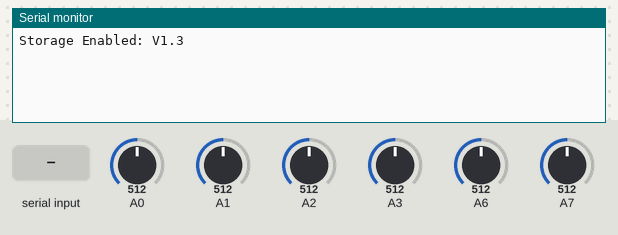
Simulated run of this sketch. Board: Arduino Uno, built with avr-gcc and run on an emulated ATmega328P. Shown: the last lines printed to the serial monitor. The inputs (shaded band) are chosen by the test bench; at power-on: A0 = 512, A1 = 512, A2 = 512, A3 = 512, A6 = 512, A7 = 512. Storage starts empty.

Above: at 2.2 s.
2.3 s: "S90\n" received over Serial
At 4.9 s:
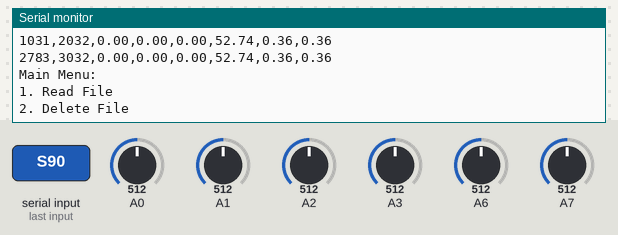
5.2 s: "1" received over Serial
At 5.8 s:
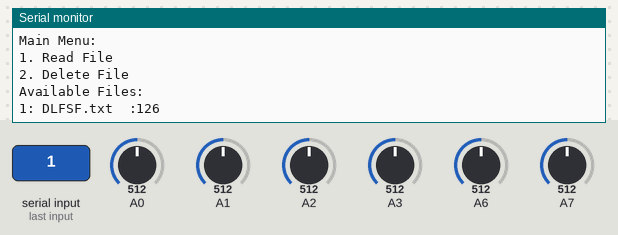
6.7 s: "90,45\n" received over Serial
At 7.3 s:
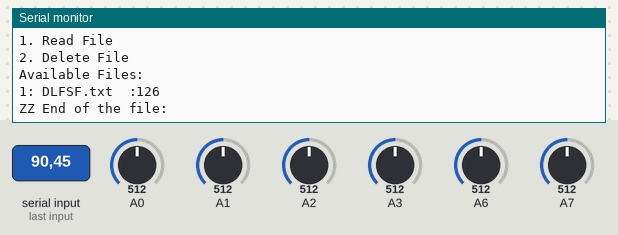

The sketch:

DL_RAW.ino
```cpp
//Data Logger code, Version 1
//Written by: Satish Mesha
//Micro-controller: ATmega328P U-TH
//Hardware: Datalogger ver 1.0 (supplied by MESHA)
#include "DL_RAW.h"  //library file for global variable declaration
#include <SPI.h>
#include <SD.h>

File myFile;
File root;
File entry;

unsigned long last_ts;
unsigned long curr_ts;
bool trf_status = false;
int fileCount = 0;

void setup() {
  // put your setup code here, to run once:
  // Setup Serial connection
  Serial.begin(115200);

  dataString.reserve(80);

  // SD CARD
  while (!SD.begin(14000000, 10)) {
    Serial.println(F("Waiting for SD card initialization"));
    delay(1000);
  }

  Serial.println(F("Storage Enabled: V1.3"));

  //open file and write header
  while (!myFile) {
    myFile = SD.open(file_name, FILE_WRITE);
  }

  myFile.println(header_name_file);
  myFile.close();

  delay(1000);
  last_ts = millis();
}

void loop() {

  if (trf_status) { // Device is in file transfer mode
    enter_file_transfer();
  } else {
    data_acq();
  }

  // Check if there is any data from the serial interface
  if (Serial.available() > 0) {
    if (Serial.read() == 'S') {
      trf_status = true;
      enter_file_transfer();
    }
  }
}

void data_acq(){
  curr_ts = millis();
  while ((millis() - last_ts) < 1000) {
    delay(2);
  }
  last_ts = millis();


          for (int i = 0; i < AVG_WINDOW; i++) {
  for (int j = 0; j < 6; j++) {
    channels[j] += analogRead(A0 + j + (j > 3 ? 2 : 0));
  }
}
          for (int i = 0; i < 6; i++)
          {
            channels[i] /= AVG_WINDOW;
          }

          channels[0] -= channels[1];
          channels[1] -= channels[2];
          channels[2] -= channels[3];
          dataString = String(curr_ts) + "," + String(last_ts);

          for (int i = 0; i < 4; i++)
          {
            dataString += "," + String(channels[i] * scaleFactors[i]);
          }

          dataString += ",";
          dataString += String((channels[4] - offset_channel_4) * scaleFactors[4]);
          dataString += ",";
          dataString += String((channels[5] - offset_channel_5) * scaleFactors[5]);
          write_data_file(dataString);
          for (int i = 0; i < 6; i++)
  {
    channels[i] = 0;
  }
  /*

  for (int i = 0; i < AVG_WINDOW; i++) {
    channel_0 = channel_0 + analogRead(A0);  // From hardware, BAT1
    channel_1 = channel_1 + analogRead(A1);
    channel_2 = channel_2 + analogRead(A2);
    channel_3 = channel_3 + analogRead(A3);
    channel_4 = channel_4 + analogRead(A6);
    channel_5 = channel_5 + analogRead(A7);
  }
  channel_0 = channel_0 / AVG_WINDOW;
  channel_1 = channel_1 / AVG_WINDOW;
  channel_2 = channel_2 / AVG_WINDOW;
  channel_3 = channel_3 / AVG_WINDOW;
  channel_4 = channel_4 / AVG_WINDOW;
  channel_5 = channel_5 / AVG_WINDOW;

  channel_0 = channel_0 - channel_1;
  channel_1 = channel_1 - channel_2;
  channel_2 = channel_2 - channel_3;

  dataString = String(curr_ts);
  dataString += ",";
  dataString += String(last_ts);
  dataString += ",";
  dataString += String(channel_0 * channel_0_SF);
  dataString += ",";
  dataString += String(channel_1 * channel_1_SF);
  dataString += ",";
  dataString += String(channel_2 * channel_2_SF);
  dataString += ",";
  dataString += String(channel_3 * channel_3_SF);
  dataString += ",";
  dataString += String((channel_4 - offset_channel_4) * channel_4_SF);
  dataString += ",";
  dataString += String((channel_5 - offset_channel_5) * channel_5_SF);


  write_data_file(dataString);

  channel_0 = 0;
  channel_1 = 0;
  channel_2 = 0;
  channel_3 = 0;
  channel_4 = 0;
  channel_5 = 0;
  */
}

//write calibrated data into file
void write_data_file(String& dataString) {
  Serial.println(dataString);
  myFile = SD.open(file_name, FILE_WRITE);

  //if file is open write into the file
  if (myFile) {
    myFile.println(dataString);  //write into file
    // myFile.flush();
    myFile.close();              //close file
  }
}

/****** Functions to manage file transfer when BT is connected ******/
void enter_file_transfer() {
  char in1, in2;
  Serial.println("Main Menu:");
  Serial.println("1. Read File");
  Serial.println("2. Delete File");

  do {
    while (!Serial.available()) {
    }

    in1 = Serial.read();
    if (in1 == 'X') {
      trf_status = false;
      return;
    }
  } while (!((in1 == '1') || (in1 == '2')));

  listAndReadFiles();

  do {
    while (!Serial.available()) {
    }

    in2 = Serial.read();
    if (in2 == 'X') {
      trf_status = false;
      return;
    }
    in2 = in2 - '0';
  } while (in2 > fileCount);

  switch (in1) {
    case '1':
      // selectFileToRead();
      readFile(int(in2));
      break;
    case '2':
      deleteFile(int(in2));
      break;
  }
}

void listAndReadFiles() {
  root = SD.open("/");
  fileCount = 0;
  Serial.println("Available Files:");

  while (true) {
    entry = root.openNextFile();
    if (!entry) {
      // no more files
      break;
    }

    fileCount++;
    Serial.print(fileCount);
    Serial.print(": ");
    Serial.print(entry.name());
    Serial.print("  :");
    Serial.println(entry.size());
    entry.close();
  }

  root.close();
}

void readFile(int fileNumber) {
  // int byteCount=0;
  root = SD.open("/");
  int currentFile = 0;

  while (true) {
    entry = root.openNextFile();
    if (!entry) {
      // no more files
      break;
    }
    currentFile++;
    if (currentFile == fileNumber) {
      Serial.print("AA " + String(entry.size()) + " Reading file: ");
      Serial.println(entry.name());

      while (entry.available()) {
        char data = entry.read();// Change to int if not works
        Serial.print(data);
        // delayMicroseconds(100);
        // byteCount++;
        // wdt_reset();// Add a 2-microsecond delay after each byte
        // Check for a specific value (e.g., 225)
      }
      // entry.close();
      // break;
    }
    entry.close();
  }

  root.close();
  Serial.println("ZZ End of the file: ");
  delay(2000);
}

void deleteFile(int fileNumber) {

  root = SD.open("/");
  int currentFile = 0;

  while (true) {
    entry = root.openNextFile();
    if (!entry) {
      // no more files
      break;
    }
    currentFile++;
    if (currentFile == fileNumber) {
      String fileName = entry.name();
      Serial.print("Deleting file: ");
      Serial.println(fileName);
      entry.close();
      root.close();
      SD.remove(fileName);
      break;
    }
    else {
      entry.close();
    }
  }
  if (root) root.close();
  // root = SD.open("/"); // Reopen the root directory after file deletion
}
```

DL_RAW.h
```cpp
//Data Logger code, Version 1
//Written by: Vishww NM
//Date      : 25 Dec 2024
//Micro-controller: Arduino Uno
//Hardware: Datalogger ver 1.0

//This header file declares the global variables

//define header file name (should be same as that of file name saved)
// String header_name = "DL_RAW.h";

//this below definition avoids adding header file twice
#ifndef header_name
#define header_name

#define AVG_WINDOW 1024
/*
// Variables that hold the analog values
float channel_0 = 0;
float channel_1 = 0;
float channel_2 = 0;
float channel_3 = 0;
float channel_4 = 0;
float channel_5 = 0;*/
float channels[6] = {0};

const String file_name = "DLFSF.txt"; //File name to store the data
const String header_name_file = "TS1, TS2, BAT1, BAT2, BAT3, BAT4, I1, I2"; // header
const String err_string = "Error opening file: ";

String dataString;
/*
float channel_0_SF  = 0.103; //Channel 0 SCALE factor
float channel_1_SF  = 0.103; //Channel 1 SCALE factor
float channel_2_SF  = 0.103; //Channel 2 SCALE factor
float channel_3_SF  = 0.103; //Channel 3 SCALE factor
float channel_4_SF  = 0.36; //Channel 4 SCALE factor
float channel_5_SF  = 0.36; //Channel 5 SCALE factor
  */
  float scaleFactors[6] = {0.103, 0.103, 0.103, 0.103, 0.36, 0.36};

float offset_channel_4 = 511; //offset value for current sensor in channel 4
float offset_channel_5 = 511; //offset value for current sensor in channel 4
#endif //close ifndef
```

Measured:
- after the input at 2.3 s, the serial monitor: prints a new line after 1.5 s (image 1)
- after the input at 5.2 s, the serial monitor: prints a new line at once (image 2)
- after the input at 6.7 s, the serial monitor: prints a new line at once (image 3)
